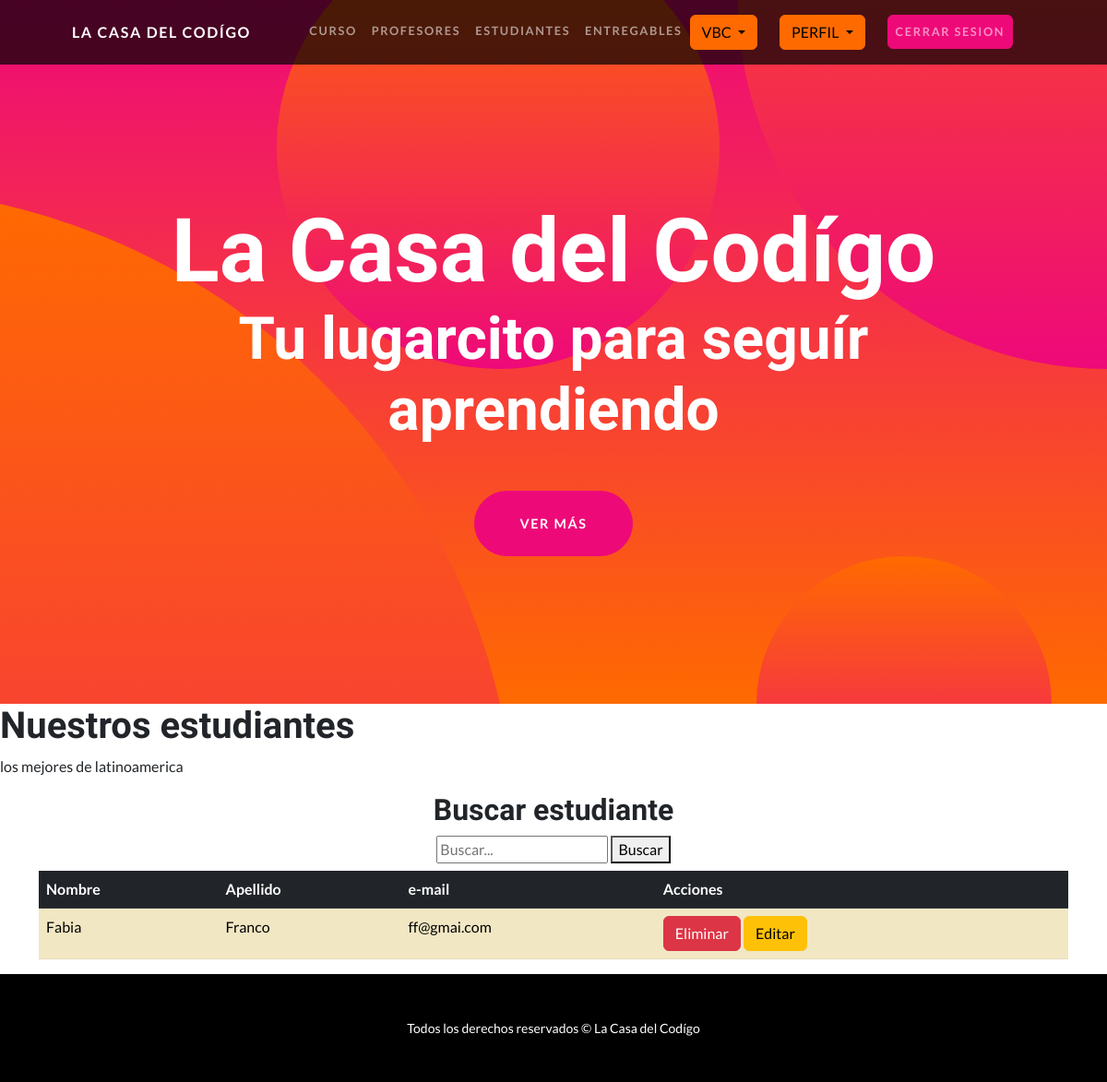
Screenshot of /estudiantes/ (signed in) with the database file from the repository.
### AppCoder/models.py (models this page shows)
class Estudiante(models.Model):
    nombre = models.CharField(max_length=30)  # Campo string de 100 caracteres
    apellido = models.CharField(max_length=30)  # Campo string de 100 caracteres
    email = models.EmailField()  # Campo de email
    def __str__(self):
        return f'Estudiante: {self.apellido}, {self.nombre} | e-mail: {self.email}'

### AppCoder/views.py (the view)
# urls.py: path('estudiantes/', views.estudiante, name= 'estudiantes'),
@login_required
def estudiante(request):
    estudiante = Estudiante.objects.all() #Esto se obtienen los atributos completos de la clase
    print(estudiante)
    return render(request, 'AppCoder/estudiantes.html', {'estudiante':estudiante}) #Es el renderizado para las templates de la seccion estudiantes

### AppCoder/templates/AppCoder/estudiantes.html (shortened to what this page needs)
{% extends "AppCoder/base.html" %}
{% block content %}
<section id="scroll">
<h1>Nuestros estudiantes</h1>
<p>los mejores de latinoamerica</p>
<h2 class="text-center mt-2">Buscar estudiante</h2>
    <div class="d-flex flex-column align-items-center mb-2">
        <form action="" method="GET">
            <input type="text" name="q" placeholder="Buscar..." required>
            <button type="submit">Buscar</button>
        </form>
    </div>
<div class="container">
    <table class="table table-striped">
      <thead>
        <tr class="table-dark">
          <th scope="col">Nombre</th>
          <th scope="col">Apellido</th>
          <th scope="col">e-mail</th>
          <th scope="col">Acciones</th>
        </tr>
      </thead>
      <tbody>
        {% for estudiante in estudiante%}
        <tr class="table-warning">
          <td>{{ estudiante.nombre }}</td>
          <td>{{ estudiante.apellido}}</td>
          <td>{{ estudiante.email}}</td>
          <td>
            <a class="btn btn-danger" href="{% url 'estudiante-eliminar' estudiante.id %}">Eliminar</a>
            <a class="btn btn-warning" href="">Editar</a>
          </td>
        </tr>
        {%endfor%}
      </tbody>
    </table>
  </div>
{% endblock  %}

### rows the page displays
Estudiante: nombre "Fabia", apellido "Franco", email "ff@gmai.com"
